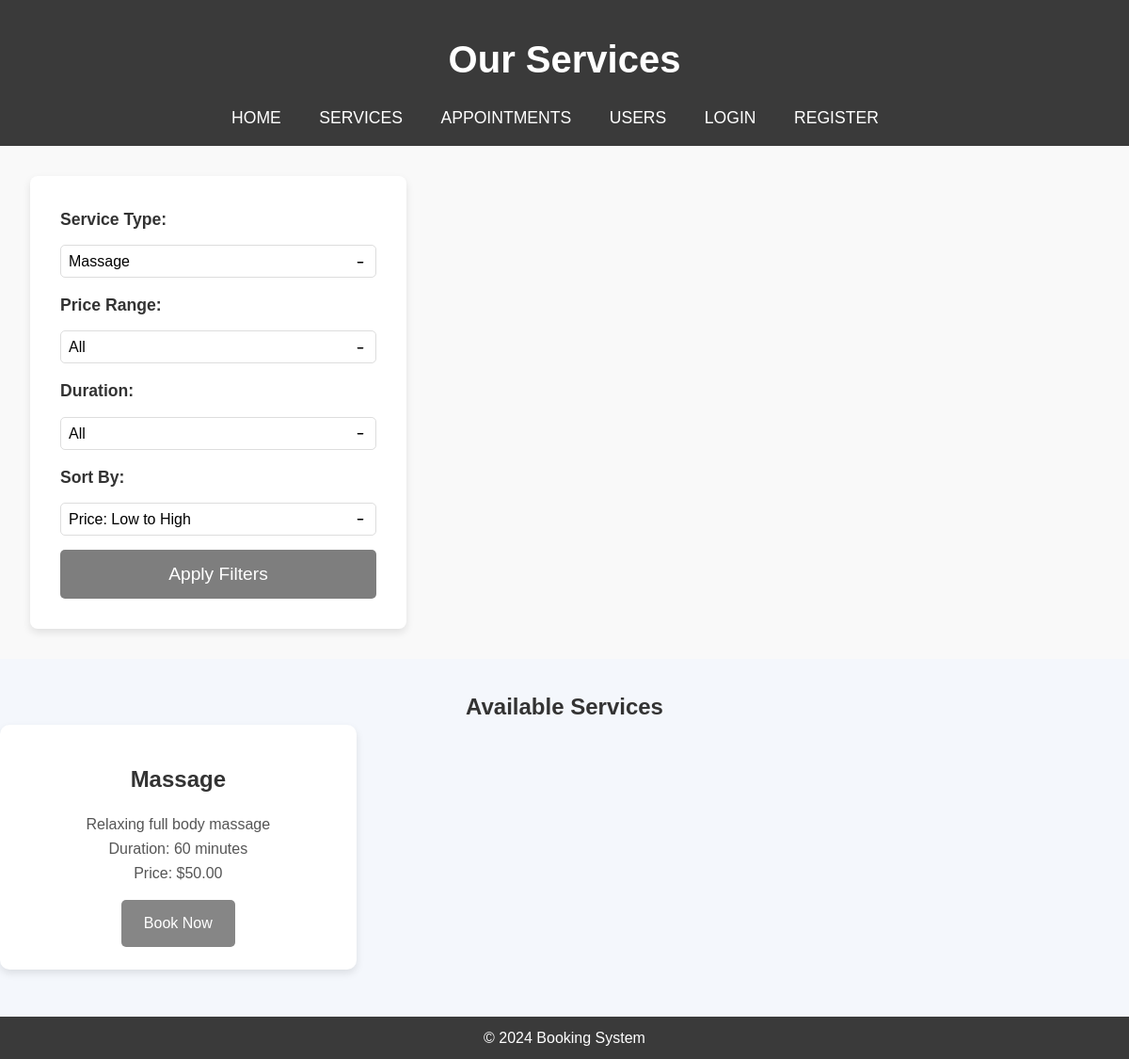
Screenshot of /services.php?service_type=Massage with the database file from the repository.
### tables this page shows
CREATE TABLE services (
    service_id INT AUTO_INCREMENT PRIMARY KEY,
    service_name VARCHAR(100) NOT NULL, 
    description TEXT, 
    duration INT NOT NULL,  
    price DECIMAL(10,2) NOT NULL,
    created_at TIMESTAMP DEFAULT CURRENT_TIMESTAMP,
    updated_at TIMESTAMP DEFAULT CURRENT_TIMESTAMP ON UPDATE CURRENT_TIMESTAMP 
);

### services.php (the view, shortened to what this page needs)
<?php
include 'config.php';
$service_type = isset($_GET['service_type']) ? $_GET['service_type'] : '';
$sort_by = isset($_GET['sort_by']) ? $_GET['sort_by'] : 'price_asc';
$query = "SELECT * FROM services WHERE 1";
if ($service_type) {
    $query .= " AND service_name = '$service_type'";
}
switch ($sort_by) {
    case 'price_asc':
        $query .= " ORDER BY price ASC";
        break;
}
$result = $conn->query($query);
?>
<!DOCTYPE html>
<html lang="en">
<head>
    <link rel="stylesheet" href="styles.css">
</head>
<body>
<header>
    <h1>Our Services</h1>
    <nav>
        <ul>
            <li><a href="index.php">Home</a></li>
            <li><a href="services.php">Services</a></li>
            <li><a href="appointments.php">Appointments</a></li>
            <li><a href="users.php">Users</a></li>
            <?php if (!isset($_SESSION['user_id'])): ?>
                <li><a href="login.php">Login</a></li>
                <li><a href="register.php">Register</a></li>
            <?php else: ?>
                <li><a href="logout.php">Logout</a></li>
            <?php endif; ?>
        </ul>
    </nav>
</header>
<main>
    <div class="service-filters">
        <form action="services.php" method="GET">
            <div class="filter-group">
                <label for="service_type">Service Type:</label>
                <select name="service_type" id="service_type">
                    <option value="Massage" <?php echo ($service_type == 'Massage') ? 'selected' : ''; ?>>Massage</option>
                </select>
            </div>
            <div class="filter-group">
                <label for="price_range">Price Range:</label>
                <select name="price_range" id="price_range">
                    <option value="">All</option>
                </select>
            </div>
            <div class="filter-group">
                <label for="duration">Duration:</label>
                <select name="duration" id="duration">
                    <option value="">All</option>
                </select>
            </div>
            <div class="filter-group">
                <label for="sort_by">Sort By:</label>
                <select name="sort_by" id="sort_by">
                    <option value="price_asc" <?php echo ($sort_by == 'price_asc') ? 'selected' : ''; ?>>Price: Low to High</option>
                </select>
            </div>
            <button type="submit">Apply Filters</button>
        </form>
    </div>
    <h2>Available Services</h2>
    <?php if ($result->num_rows > 0): ?>
        <div class="service-list">
            <?php while ($row = $result->fetch_assoc()): ?>
                <div class="service-card">
                    <h3><?php echo $row['service_name']; ?></h3>
                    <p><?php echo $row['description']; ?></p>
                    <p>Duration: <?php echo $row['duration']; ?> minutes</p>
                    <p>Price: $<?php echo number_format($row['price'], 2); ?></p>
                    <a href="booking.php?service_id=<?php echo $row['service_id']; ?>" class="cta-btn">Book Now</a>
                </div>
            <?php endwhile; ?>
        </div>
    <?php else: ?>
        <p>No services available.</p>
    <?php endif; ?>
</main>
<footer>
    <p>&copy; 2024 Booking System</p>
</footer>
</body>
</html>

### styles.css (style rules this page uses)
* { margin: 0; padding: 0; box-sizing: border-box; font-family: 'Arial', sans-serif; }
body { background-color: #f4f7fc; color: #333; line-height: 1.6; }
a { text-decoration: none; color: inherit; }
h1, h2, h3 { font-family: 'Helvetica', sans-serif; text-align: center; margin-top: 15px; }
header { background-color: #3a3a3a; color: white; padding: 1rem 2rem; text-align: center; }
header h1 { font-size: 2.5rem; margin-bottom: 10px; }
nav ul { list-style-type: none; margin-top: 1rem; }
nav ul li { display: inline; margin-right: 20px; }
nav ul li a { font-size: 1.1rem; color: white; text-transform: uppercase; padding: 0.5rem; transition: background-color 0.3s ease; }
.service-filters { display: flex; flex-direction: column; gap: 1rem; background-color: #f9f9f9; padding: 2rem; margin-bottom: 2rem; }
.filter-group { display: flex; flex-direction: column; gap: 0.5rem; }
.filter-group label { font-weight: bold; }
.filter-group input, .filter-group select { padding: 0.5rem; font-size: 1rem; border: 1px solid #ddd; border-radius: 5px; }
.service-list { display: grid; grid-template-columns: repeat(auto-fill, minmax(280px, 1fr)); gap: 2rem; }
.service-card { background-color: #fff; padding: 1.5rem; border-radius: 10px; box-shadow: 0 4px 8px rgba(0, 0, 0, 0.1); text-align: center; transition: transform 0.3s ease; }
.service-card h3 { font-size: 1.5rem; margin-bottom: 1rem; }
.service-card p { font-size: 1rem; color: #555; }
.cta-btn { display: inline-block; padding: 0.75rem 1.5rem; background-color: #868686; color: white; text-decoration: none; border-radius: 5px; margin-top: 1rem; }
footer { background-color: #3a3a3a; color: white; text-align: center; padding: 10px 0; margin-top: 50px; }
footer p { font-size: 1rem; }
form { background-color: white; padding: 2rem; border-radius: 8px; box-shadow: 0 4px 8px rgba(0, 0, 0, 0.1); width: 100%; max-width: 400px; text-align: left; }
form div { margin-bottom: 15px; }
form label { font-size: 1.1rem; margin-bottom: 5px; display: block; }
form button { width: 100%; padding: 15px; font-size: 1.2rem; background-color: #7e7e7e; color: white; border: none; border-radius: 5px; cursor: pointer; transition: background-color 0.3s ease; }
form select { width: 100%; padding: 12px; font-size: 1rem; border: 1px solid #ccc; border-radius: 5px; background-color: #fff; appearance: none; -webkit-appearance: none; -moz-appearance: none; cursor: pointer; transition: border-color 0.3s ease; }
form select option { padding: 10px; }
form select::after { content: ' ▼'; font-size: 1rem; color: #888; position: absolute; right: 15px; top: 50%; transform: translateY(-50%); }
form select { background-repeat: no-repeat; background-position: right 10px center; background-size: 12px; }

### rows the page displays
services: service_name "Massage", description "Relaxing full body massage", duration "60", price "50.00"
